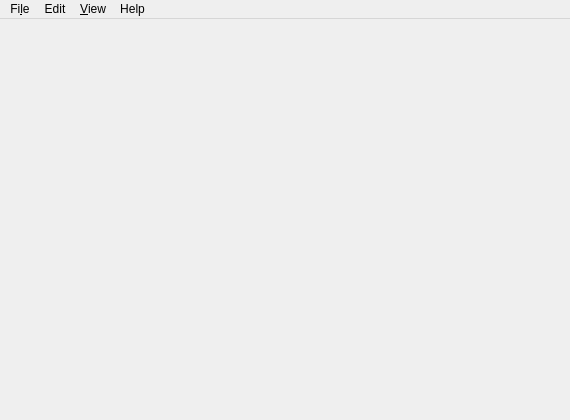
<?xml version="1.0" encoding="UTF-8"?>
<ui version="4.0">
 <class>MainWindow</class>
 <widget class="QMainWindow" name="MainWindow">
  <property name="geometry">
   <rect>
    <x>0</x>
    <y>0</y>
    <width>570</width>
    <height>420</height>
   </rect>
  </property>
  <property name="windowTitle">
   <string>theTerminal</string>
  </property>
  <property name="windowIcon">
   <iconset theme="utilities-terminal">
    <normaloff>.</normaloff>.</iconset>
  </property>
  <widget class="QWidget" name="centralWidget">
   <layout class="QVBoxLayout" name="verticalLayout">
    <property name="leftMargin">
     <number>0</number>
    </property>
    <property name="topMargin">
     <number>0</number>
    </property>
    <property name="rightMargin">
     <number>0</number>
    </property>
    <property name="bottomMargin">
     <number>0</number>
    </property>
    <item>
     <widget class="QFrame" name="tabFrame">
      <property name="frameShape">
       <enum>QFrame::NoFrame</enum>
      </property>
      <property name="frameShadow">
       <enum>QFrame::Raised</enum>
      </property>
      <layout class="QHBoxLayout" name="horizontalLayout">
       <property name="spacing">
        <number>0</number>
       </property>
       <property name="leftMargin">
        <number>0</number>
       </property>
       <property name="topMargin">
        <number>0</number>
       </property>
       <property name="rightMargin">
        <number>0</number>
       </property>
       <property name="bottomMargin">
        <number>0</number>
       </property>
       <item>
        <spacer name="horizontalSpacer">
         <property name="orientation">
          <enum>Qt::Horizontal</enum>
         </property>
         <property name="sizeHint" stdset="0">
          <size>
           <width>40</width>
           <height>20</height>
          </size>
         </property>
        </spacer>
       </item>
      </layout>
     </widget>
    </item>
   </layout>
  </widget>
  <widget class="QMenuBar" name="menuBar">
   <property name="geometry">
    <rect>
     <x>0</x>
     <y>0</y>
     <width>570</width>
     <height>20</height>
    </rect>
   </property>
   <widget class="QMenu" name="menuFile">
    <property name="title">
     <string>Fi&amp;le</string>
    </property>
    <addaction name="actionNew_Window"/>
    <addaction name="actionNew_Tab"/>
    <addaction name="separator"/>
    <addaction name="actionSettings"/>
    <addaction name="separator"/>
    <addaction name="actionClose_Tab"/>
    <addaction name="actionExit"/>
   </widget>
   <widget class="QMenu" name="menuEdit">
    <property name="title">
     <string>Edit</string>
    </property>
    <addaction name="actionCopy"/>
    <addaction name="actionPaste"/>
    <addaction name="separator"/>
    <addaction name="actionFind"/>
   </widget>
   <widget class="QMenu" name="menuView">
    <property name="title">
     <string>&amp;View</string>
    </property>
    <addaction name="actionGo_Full_Screen"/>
   </widget>
   <widget class="QMenu" name="menuHelp">
    <property name="title">
     <string>Help</string>
    </property>
    <addaction name="actionAbout"/>
   </widget>
   <addaction name="menuFile"/>
   <addaction name="menuEdit"/>
   <addaction name="menuView"/>
   <addaction name="menuHelp"/>
  </widget>
  <action name="actionNew_Window">
   <property name="icon">
    <iconset theme="window-new">
     <normaloff>.</normaloff>.</iconset>
   </property>
   <property name="text">
    <string>&amp;New Window</string>
   </property>
   <property name="shortcut">
    <string>Ctrl+Shift+N</string>
   </property>
  </action>
  <action name="actionExit">
   <property name="icon">
    <iconset theme="application-exit">
     <normaloff>.</normaloff>.</iconset>
   </property>
   <property name="text">
    <string>&amp;Exit</string>
   </property>
  </action>
  <action name="actionCopy">
   <property name="icon">
    <iconset theme="edit-copy">
     <normaloff>.</normaloff>.</iconset>
   </property>
   <property name="text">
    <string>&amp;Copy</string>
   </property>
   <property name="shortcut">
    <string>Ctrl+Shift+C</string>
   </property>
  </action>
  <action name="actionPaste">
   <property name="icon">
    <iconset theme="edit-paste">
     <normaloff>.</normaloff>.</iconset>
   </property>
   <property name="text">
    <string>&amp;Paste</string>
   </property>
   <property name="shortcut">
    <string>Ctrl+Shift+V</string>
   </property>
  </action>
  <action name="actionNew_Tab">
   <property name="icon">
    <iconset theme="tab-new">
     <normaloff>.</normaloff>.</iconset>
   </property>
   <property name="text">
    <string>Ne&amp;w Tab</string>
   </property>
   <property name="shortcut">
    <string>Ctrl+Shift+T</string>
   </property>
  </action>
  <action name="actionClose_Tab">
   <property name="icon">
    <iconset theme="tab-close">
     <normaloff>.</normaloff>.</iconset>
   </property>
   <property name="text">
    <string>&amp;Close Tab</string>
   </property>
   <property name="shortcut">
    <string>Ctrl+Shift+W</string>
   </property>
  </action>
  <action name="actionFind">
   <property name="icon">
    <iconset theme="edit-find">
     <normaloff>.</normaloff>.</iconset>
   </property>
   <property name="text">
    <string>&amp;Find...</string>
   </property>
   <property name="shortcut">
    <string>Ctrl+Shift+F</string>
   </property>
  </action>
  <action name="actionGo_Full_Screen">
   <property name="icon">
    <iconset theme="view-fullscreen">
     <normaloff>.</normaloff>.</iconset>
   </property>
   <property name="text">
    <string>&amp;Go Full Screen</string>
   </property>
  </action>
  <action name="actionAbout">
   <property name="icon">
    <iconset theme="help-about">
     <normaloff>.</normaloff>.</iconset>
   </property>
   <property name="text">
    <string>&amp;About</string>
   </property>
  </action>
  <action name="actionSettings">
   <property name="icon">
    <iconset theme="configure"/>
   </property>
   <property name="text">
    <string>Settings</string>
   </property>
  </action>
 </widget>
 <layoutdefault spacing="6" margin="11"/>
 <resources/>
 <connections/>
</ui>
